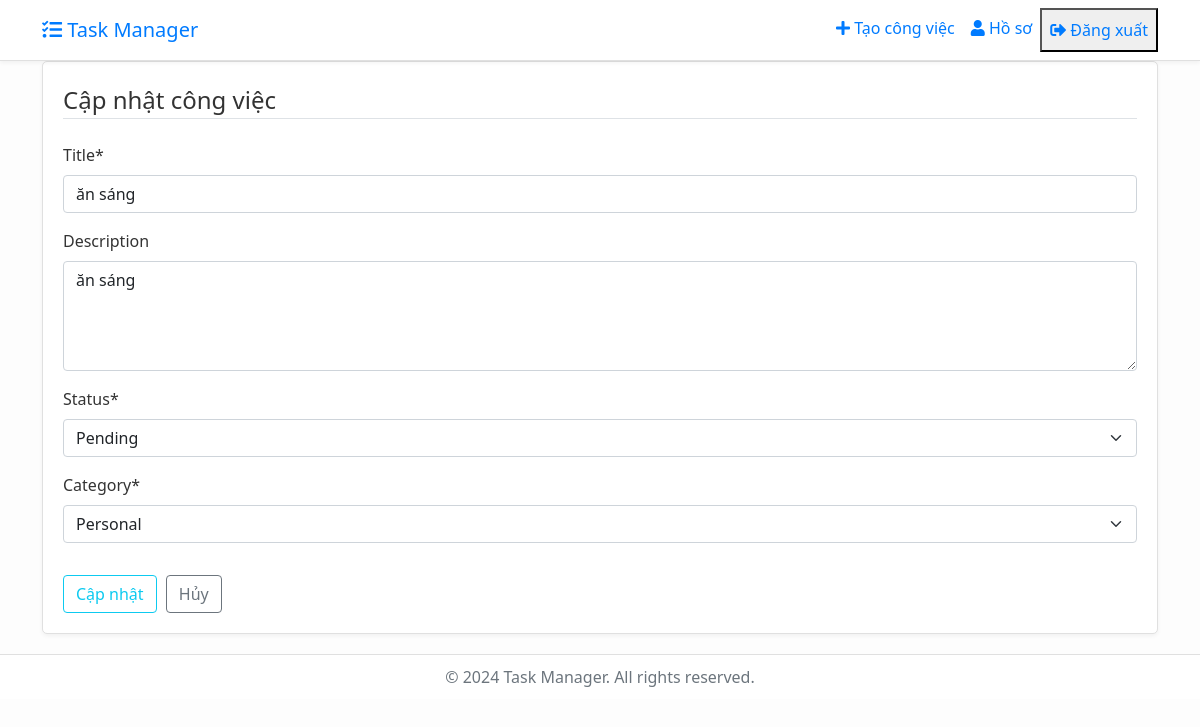
/task/11/update/ (signed in), run on the app's committed database.
### tasks/models.py (models this page shows, shortened)
class Task(models.Model):
    STATUS_CHOICES = [
        ('pending', 'Pending'),
        ('in_progress', 'In Progress'),
        ('completed', 'Completed'),
    ]
    CATEGORY_CHOICES = [  # Đổi tên biến thành CATEGORY_CHOICES để rõ ràng hơn
        ('work', 'Work'),
        ('personal', 'Personal'),
        ('study', 'Study'),
        ('other', 'Other'),
    ]
    title = models.CharField(max_length=100)
    description = models.TextField(blank=True)
    created = models.DateTimeField(default=timezone.now)
    finished = models.DateTimeField(null=True, blank=True)
    status = models.CharField(max_length=20, choices=STATUS_CHOICES, default='pending')
    category = models.CharField(max_length=20, choices=CATEGORY_CHOICES, default='other')  # Thêm trường category
    user = models.ForeignKey(User, on_delete=models.CASCADE)

### tasks/views.py (the view, shortened to what this page needs)
# urls.py: path('task/<int:pk>/update/', views.TaskUpdateView.as_view(), name='task-update'),
class TaskUpdateView(LoginRequiredMixin, UserPassesTestMixin, UpdateView):
    model = Task
    form_class = TaskForm
    success_url = reverse_lazy('task-list')
    def test_func(self):
        task = self.get_object()
        return self.request.user == task.user or self.request.user.is_staff

### tasks/forms.py
class TaskForm(forms.ModelForm):
    class Meta:
        model = Task
        fields = ['title', 'description', 'status', 'category']
        widgets = {
            'description': forms.Textarea(attrs={'rows': 4}),
        }

### tasks/templates/tasks/task_form.html (shortened to what this page needs)
{% extends "base.html" %}
{% load crispy_forms_tags %}
{% block content %}
<div class="content-section">
    <form method="POST">
        <fieldset class="form-group">
            <legend class="border-bottom mb-4">
                {% if form.instance.pk %}
                    Cập nhật công việc
                {% else %}
                    Tạo công việc mới
                {% endif %}
            </legend>
            {{ form|crispy }}
        </fieldset>
        <div class="form-group mt-3">
            <button class="btn btn-outline-info" type="submit">
                {% if form.instance.pk %}
                    Cập nhật
                {% else %}
                    Tạo mới
                {% endif %}
            </button>
            <a class="btn btn-outline-secondary" href="{% url 'task-list' %}">Hủy</a>
        </div>
    </form>
</div>
{% endblock content %}

### templates/base.html (style rules this page uses)
body { background: #fdfdfd; color: #333; min-height: 100vh; display: flex; flex-direction: column; }
.content-section { background: #ffffff; padding: 20px; border: 1px solid #e0e0e0; border-radius: 5px; margin-bottom: 20px; box-shadow: 0 2px 4px rgba(0, 0, 0, 0.05); }
.btn { margin-right: 5px; }

### data on the page
Task: title "ăn sáng", description "ăn sáng", status "Pending", category "Personal"
